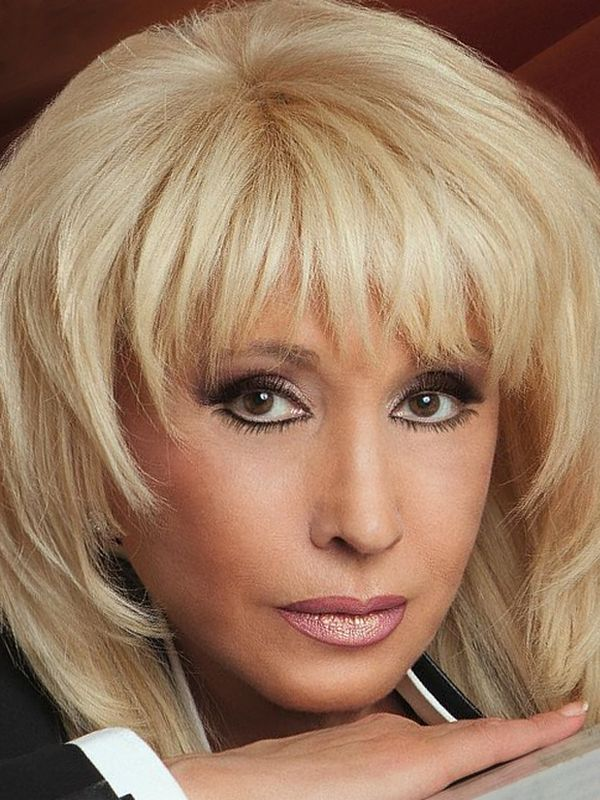
#> input picture misc/img_diff/i1.jpeg, 600 x 800 px; the run also reads 1 picture not shown here
$ jupyter execute img_diff.ipynb
#> lines starting #> are read from the running program, lines starting #| are printed output that depends on the picture
[cell 1]
import cv2
from matplotlib import pyplot as plt

[cell 2]
img_1_path = 'i1.jpeg'
img_2_path = 'i2.jpeg'

[cell 3]
img_1 = cv2.imread(img_1_path)
#> img_1 is the input picture: shape (800, 600, 3); mean B, G, R 99.9, 125.7, 158.7
img_2 = cv2.imread(img_2_path)

[cell 4]
def show_images_in_row(*imgs):
    n_imgs = len(imgs)

    plt.figure(figsize=(n_imgs*5, 5))
    for i, idx in enumerate(imgs):
        plt.subplot(1, len(imgs), i + 1)
        plt.imshow(imgs[i][...,::-1])
#         plt.title(LABELS[np.argmax(labels[idx])])
        plt.xticks([])
        plt.yticks([])
    plt.tight_layout()

[cell 5]
show_images_in_row(img_1, img_2, img_1-img_2)
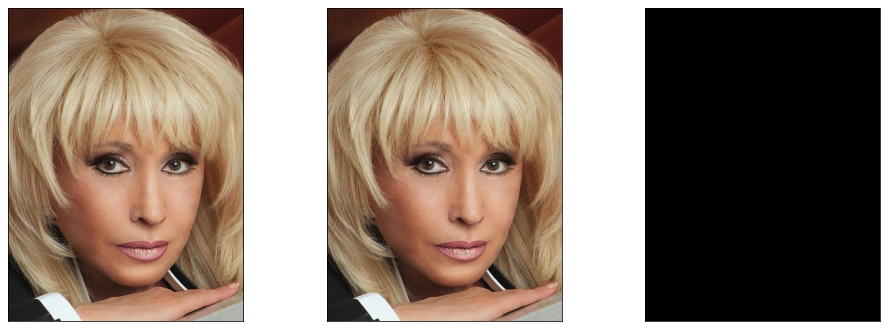
#> figure drawn by matplotlib, 3 panels
